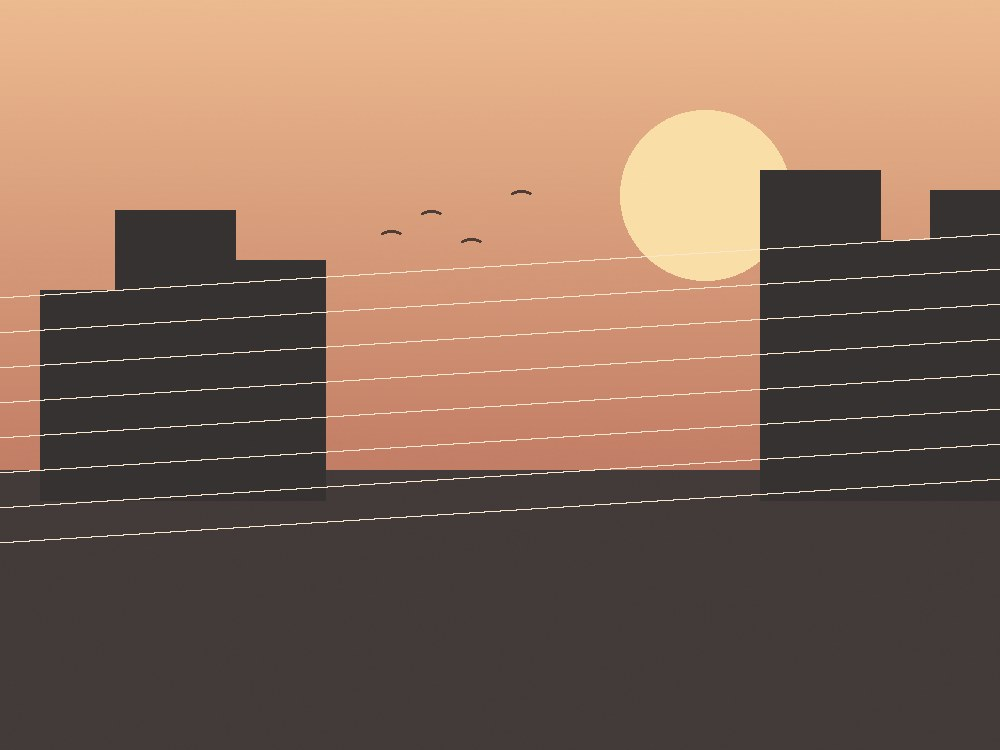
#> input picture apps/miniprogram/assets/images/post-1.jpg, 1000 x 750 px
$ python -i generate_assets.py   (imports and definitions only)
#> lines starting #> are read from the running program, lines starting #| are printed output that depends on the picture
"""Generate local placeholder art + tabbar icons for the mini program.

These are intentionally abstract "campus atmosphere" images, not stock photos.
Replace them with real campus photos before launch.
"""
from __future__ import annotations

import math
import random
from pathlib import Path

from PIL import Image, ImageDraw, ImageFilter

ROOT = Path(__file__).resolve().parents[1]
IMG = ROOT / "apps" / "miniprogram" / "assets" / "images"
ICON = ROOT / "apps" / "miniprogram" / "assets" / "icons"
# [2 lines not run here, left out]

W, H = 1000, 750


# [9 lines left out: function gradient, not called in this run]


def grain(image: Image.Image, amount: int = 10) -> Image.Image:
    noise = Image.effect_noise((W, H), amount).convert("L")
    noise = noise.filter(ImageFilter.GaussianBlur(0.6))
    return Image.blend(image, Image.merge("RGB", (noise, noise, noise)), 0.045)


# [7 lines left out: function vignette, not called in this run]


def save(image: Image.Image, name: str) -> None:
    image = vignette(grain(image))
    image.save(IMG / name, quality=88, optimize=True)


# [150 lines left out: functions sunset, food, cat, rain, stage, books and 5 more, not called in this run]


def person(d: ImageDraw.ImageDraw, c: str, s: int) -> None:
    d.ellipse((30, 15, 51, 36), outline=c, width=4)
    d.arc((18, 40, 63, 80), 180, 360, fill=c, width=4)


# [21 lines left out: functions message, heart, star, not called in this run]


def comment(d: ImageDraw.ImageDraw, c: str, s: int) -> None:
    d.ellipse((12, 16, 68, 62), outline=c, width=4)
    d.polygon([(25, 55), (18, 70), (37, 61)], fill=c)


# [5 lines left out: function share, not called in this run]


def more(d: ImageDraw.ImageDraw, c: str, s: int) -> None:
    for x in (26, 40, 54):
        d.ellipse((x - 3, 37, x + 3, 43), fill=c)


# [23 lines not run here, left out]

>>> import cv2
>>> picture = cv2.imread('../apps/miniprogram/assets/images/post-1.jpg', cv2.IMREAD_GRAYSCALE)
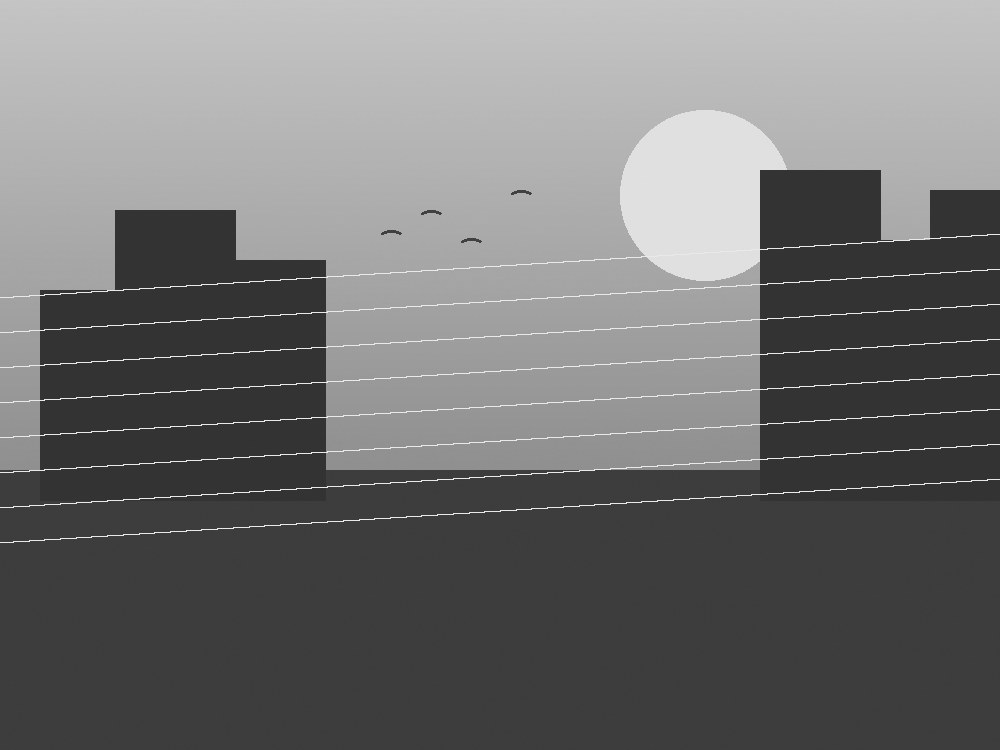
#> picture: shape (750, 1000); min 33, max 251, mean 113.2
>>> result = grain(picture)
#> in grain, `noise = Image.effect_noise((W, H), amount).convert("L")`:
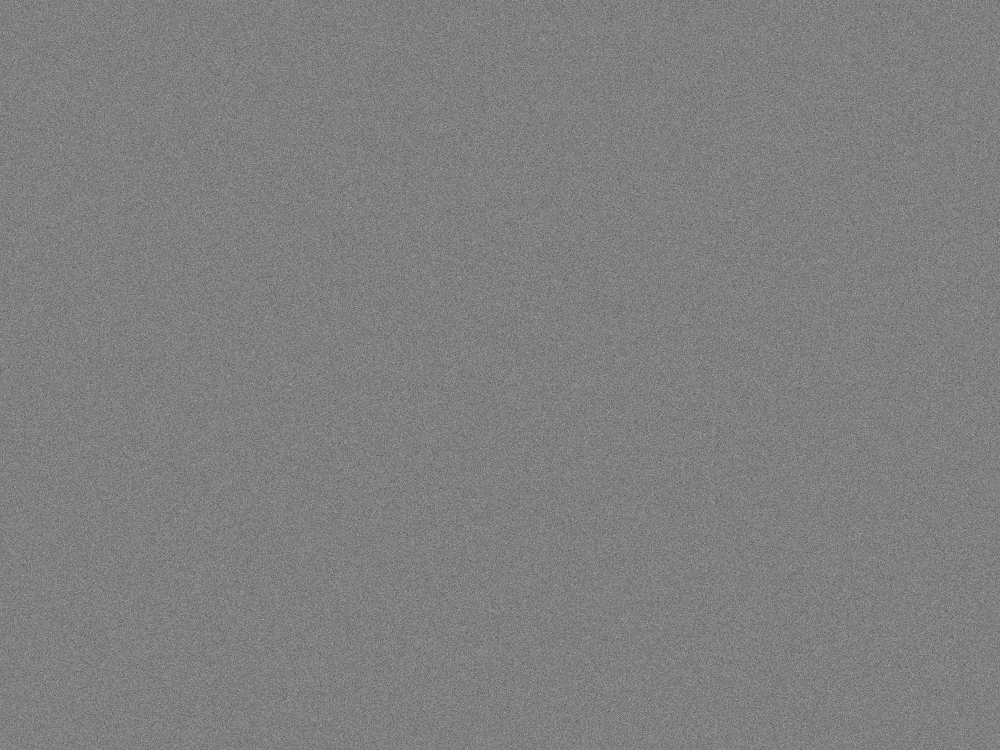
#> noise: PIL image 1000x750 L; min 81, max 174, mean 127.5
#> (the run stopped early here; a loop or call above may not have finished)

$ run again, on apps/miniprogram/assets/images/post-3.jpg
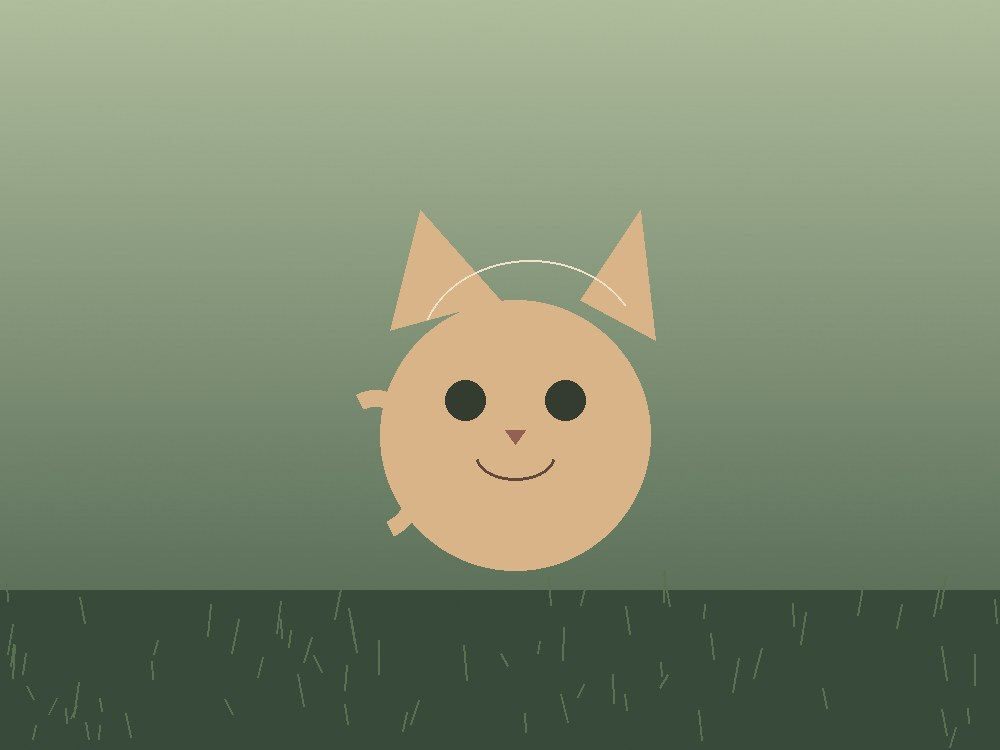
#> input picture apps/miniprogram/assets/images/post-3.jpg, 1000 x 750 px
#> `picture = cv2.imread('../apps/miniprogram/assets/images/post-1.jpg', c..`:
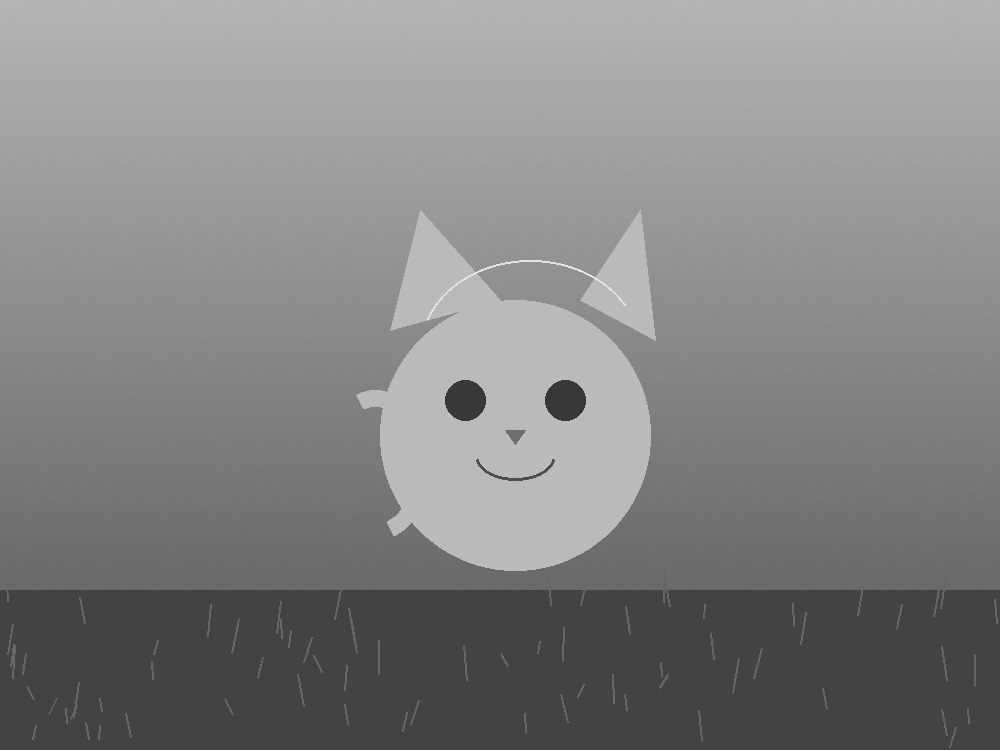
#> picture: shape (750, 1000); min 37, max 243, mean 131.5
